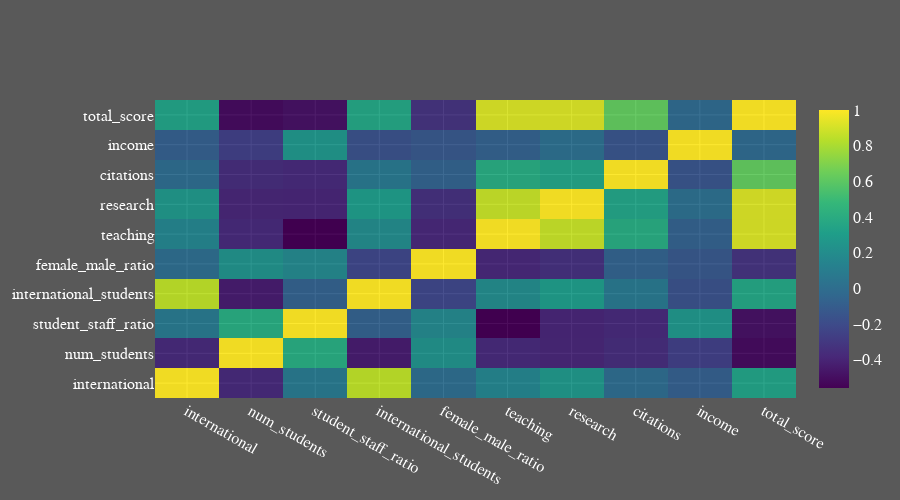

Notebook cell for this chart:
### Markdown cell above
## 1. Graphs

### Code cell
#------------------------------------------------------FIGURE1----------------------------------------------------------------------------#
df2016_heat = df2016[['international','num_students','student_staff_ratio','international_students','female_male_ratio','teaching','research','citations','income','total_score']]
corr = df2016_heat.corr()

trace_heat = go.Heatmap(
                   z=corr.values,
                   x=corr.index.values,
                   y=corr.columns.values,
                   opacity = 0.95,
                   colorscale='Viridis')

heat_layout = go.Layout(
                    height=500,
                    font=dict(
                        family="sans serif",
                        size=16,
                        color="white"),
                    paper_bgcolor='rgba(0,0,0,0.65)',
                    plot_bgcolor='rgba(0,0,0,1)')

heat_lay1 = go.Figure(data = trace_heat,layout=heat_layout)
heat_lay1

### Figure 1 — Plotly figure (JSON) as saved in the notebook; plotly's stock layout.template omitted (floating-point values rounded to 4 significant figures)
{"data": [{"colorscale": [[0, "#440154"], [0.1111, "#482878"], [0.2222, "#3e4989"], [0.3333, "#31688e"], [0.4444, "#26828e"], [0.5556, "#1f9e89"], [0.6667, "#35b779"], [0.7778, "#6ece58"], [0.8889, "#b5de2b"], [1, "#fde725"]], "opacity": 0.95, "type": "heatmap", "x": ["international", "num_students", "student_staff_ratio", "international_students", "female_male_ratio", "teaching", "research", "citations", "income", "total_score"], "y": ["international", "num_students", "student_staff_ratio", "international_students", "female_male_ratio", "teaching", "research", "citations", "income", "total_score"], "z": [[1, -0.3695, 0.07644, 0.8426, -0.007792, 0.1483, 0.2591, -0.0147, -0.09031, 0.3352], [-0.3695, 1, 0.3954, -0.4341, 0.2236, -0.369, -0.39, -0.3556, -0.2574, -0.5105], [0.07644, 0.3954, 1, -0.07846, 0.1622, -0.5592, -0.3942, -0.3678, 0.2506, -0.4816], [0.8426, -0.4341, -0.07846, 1, -0.2226, 0.1893, 0.2858, 0.06958, -0.1617, 0.3571], [-0.007792, 0.2236, 0.1622, -0.2226, 1, -0.3796, -0.3373, -0.07119, -0.1313, -0.3256], [0.1483, -0.369, -0.5592, 0.1893, -0.3796, 1, 0.8639, 0.3907, -0.07926, 0.909], [0.2591, -0.39, -0.3942, 0.2858, -0.3373, 0.8639, 1, 0.3445, 0.006851, 0.9111], [-0.0147, -0.3556, -0.3678, 0.06958, -0.07119, 0.3907, 0.3445, 1, -0.1451, 0.617], [-0.09031, -0.2574, 0.2506, -0.1617, -0.1313, -0.07926, 0.006851, -0.1451, 1, -0.02667], [0.3352, -0.5105, -0.4816, 0.3571, -0.3256, 0.909, 0.9111, 0.617, -0.02667, 1]]}], "layout": {"font": {"color": "white", "family": "sans serif", "size": 16}, "height": 500, "paper_bgcolor": "rgba(0,0,0,0.65)", "plot_bgcolor": "rgba(0,0,0,1)"}}
